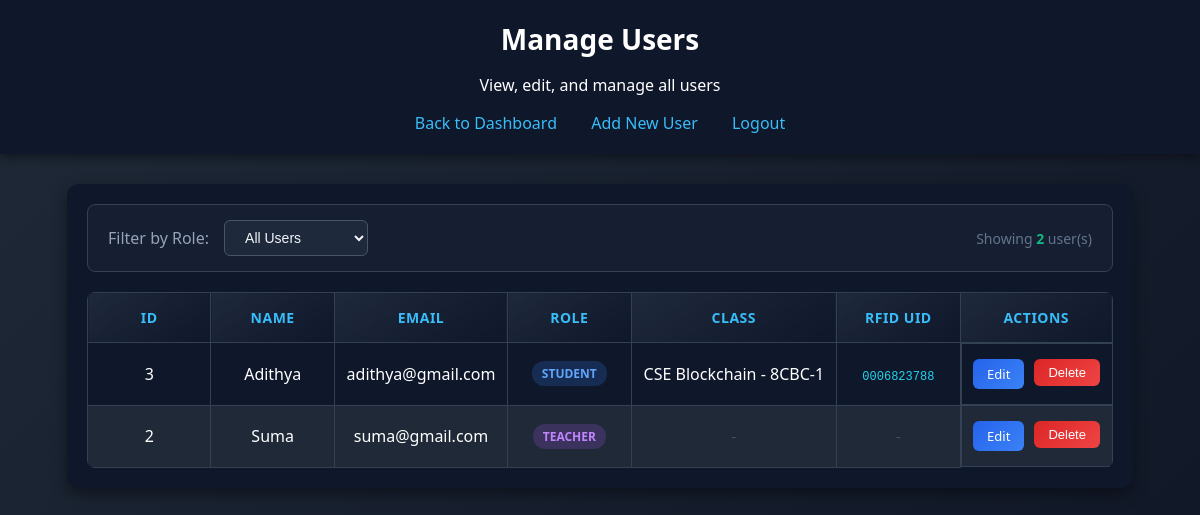
Page /admin/users (signed in) on the committed database.
### tables this page shows
CREATE TABLE users (
    id INTEGER PRIMARY KEY AUTOINCREMENT,
    name TEXT NOT NULL,
    email TEXT UNIQUE NOT NULL,
    password TEXT NOT NULL,
    role TEXT NOT NULL CHECK(role IN ('student','teacher','admin')),
    class_id INTEGER,
    rfid_uid TEXT,
    FOREIGN KEY(class_id) REFERENCES classes(id)
);

CREATE TABLE classes (
    id INTEGER PRIMARY KEY AUTOINCREMENT,
    class_name TEXT NOT NULL,
    room_no TEXT
);

### backend/app.py (the view)
@app.route("/admin/users")
def manage_users():
    if session.get("role") != "admin":
        return redirect("/login")
    role_filter = request.args.get("role", "all")
    conn = get_connection()
    cursor = conn.cursor()
    query = """
        SELECT users.id, users.name, users.email, users.role,
               classes.class_name, classes.room_no, users.rfid_uid
        FROM users
        LEFT JOIN classes ON users.class_id = classes.id
        WHERE users.role != 'admin'
    """
    params = []
    if role_filter in ["student", "teacher"]:
        query += " AND users.role = ?"
        params.append(role_filter)
    query += " ORDER BY users.role, users.name"
    users = cursor.execute(query, params).fetchall()
    conn.close()
    return render_template("admin_users.html", users=users, role_filter=role_filter)

### backend/app.py (called while the page is built)
def get_connection():
    conn = sqlite3.connect(DB_PATH)
    conn.row_factory = sqlite3.Row
    return conn

### frontend/templates/admin_users.html (shortened to what this page needs)
<!DOCTYPE html>
<html lang="en">
<head>
    <link rel="stylesheet" href="/static/style.css">
</head>
<body>
    <div class="header">
        <h1>Manage Users</h1>
        <p>View, edit, and manage all users</p>
        <nav class="nav-links">
            <a href="/admin">Back to Dashboard</a>
            <a href="/admin/add_user">Add New User</a>
            <a href="/logout">Logout</a>
        </nav>
    </div>
    <div class="dashboard-content">
        <div class="table-container">
            <div class="filter-bar">
                <label>Filter by Role:</label>
                <form method="GET" id="filterForm">
                    <select name="role" onchange="this.form.submit()">
                        <option value="all" {% if role_filter == 'all' %}selected{% endif %}>All Users</option>
                    </select>
                </form>
                <span class="user-count">
                    Showing <strong>{{ users|length }}</strong> user(s)
                </span>
            </div>
            <table class="weekly-table">
                <thead>
                    <tr>
                        <th>ID</th>
                        <th>Name</th>
                        <th>Email</th>
                        <th>Role</th>
                        <th>Class</th>
                        <th>RFID UID</th>
                        <th>Actions</th>
                    </tr>
                </thead>
                <tbody>
                    {% for u in users %}
                    <tr>
                        <td>{{ u.id }}</td>
                        <td>{{ u.name }}</td>
                        <td>{{ u.email }}</td>
                        <td>
                            <span class="role-badge role-{{ u.role }}">{{ u.role }}</span>
                        </td>
                        <td>
                            {% if u.class_name %}
                            {{ u.class_name }} - {{ u.room_no }}
                            {% else %}
                            <span class="empty-slot">-</span>
                            {% endif %}
                        </td>
                        <td>
                            {% if u.rfid_uid %}
                            <span class="rfid-uid">{{ u.rfid_uid }}</span>
                            {% else %}
                            <span class="empty-slot">-</span>
                            {% endif %}
                        </td>
                        <td class="action-cell">
                            <a href="/admin/edit_user/{{ u.id }}" class="edit-link">Edit</a>
                            <form action="/admin/delete_user/{{ u.id }}" method="POST" style="display:inline;">
                                <button type="submit" class="delete-link" onclick="return confirm('Delete {{ u.name }}?')">Delete</button>
                            </form>
                        </td>
                    </tr>
                    {% endfor %}
                </tbody>
            </table>
        </div>
    </div>
</body>
</html>

### frontend/static/style.css (style rules this page uses)
body { margin: 0; font-family: 'Segoe UI', Tahoma, sans-serif; background: linear-gradient(135deg, #1f2937, #111827); color: white; }
.header { text-align: center; padding: 20px; background: #0f172a; box-shadow: 0 4px 10px rgba(0,0,0,0.4); }
.header h1 { margin: 0; font-size: 28px; }
.table-container { width: 90%; margin: auto; background: #0f172a; padding: 20px; border-radius: 12px; box-shadow: 0 6px 15px rgba(0,0,0,0.4); }
table { width: 100%; border-collapse: collapse; }
th, td { padding: 12px; text-align: center; }
th { background: #1e293b; color: #38bdf8; }
tr:nth-child(even) { background: #1f2937; }
.nav-links { margin-top: 15px; }
.nav-links a { color: #38bdf8; text-decoration: none; margin: 0 15px; font-size: 16px; transition: color 0.2s; }
.dashboard-content { padding: 30px; }
.weekly-table { width: 100%; border-collapse: collapse; background: #0f172a; border-radius: 8px; overflow: hidden; }
.weekly-table th, .weekly-table td { border: 1px solid #334155; padding: 15px 10px; text-align: center; min-width: 100px; }
.weekly-table thead th { background: linear-gradient(145deg, #1e293b, #0f172a); color: #38bdf8; font-weight: 600; font-size: 14px; text-transform: uppercase; letter-spacing: 0.5px; }
.empty-slot { color: #475569; font-size: 14px; }
.role-badge { display: inline-block; padding: 4px 12px; border-radius: 12px; font-size: 12px; font-weight: 600; text-transform: capitalize; }
.role-student { background: rgba(16, 185, 129, 0.2); color: #4ade80; }
.role-teacher { background: rgba(59, 130, 246, 0.2); color: #60a5fa; }
.action-cell { display: flex; gap: 10px; justify-content: center; }
.edit-link { padding: 6px 14px; background: linear-gradient(135deg, #2563eb, #3b82f6); color: white; text-decoration: none; border-radius: 6px; font-size: 13px; font-weight: 500; }
.delete-link { padding: 6px 14px; background: linear-gradient(135deg, #dc2626, #ef4444); color: white; border: none; border-radius: 6px; font-size: 13px; font-weight: 500; cursor: pointer; }

### frontend/templates/admin_users.html (style rules this page uses)
.filter-bar { display: flex; align-items: center; gap: 15px; margin-bottom: 20px; padding: 15px 20px; background: rgba(30, 41, 59, 0.5); border-radius: 8px; border: 1px solid #334155; }
.filter-bar label { color: #94a3b8; font-weight: 500; }
.filter-bar select { padding: 8px 16px; border-radius: 6px; border: 1px solid #475569; background: #1e293b; color: #f1f5f9; font-size: 14px; cursor: pointer; }
.user-count { margin-left: auto; color: #64748b; font-size: 14px; }
.user-count strong { color: #10b981; }
.rfid-uid { font-family: monospace; color: #22d3ee; font-size: 12px; }
.role-badge { padding: 4px 10px; border-radius: 12px; font-size: 12px; font-weight: 600; text-transform: uppercase; }
.role-student { background: rgba(59, 130, 246, 0.2); color: #60a5fa; }
.role-teacher { background: rgba(168, 85, 247, 0.2); color: #c084fc; }

### rows in the picture
users: id "3", name "Adithya", email "adithya@gmail.com", role "STUDENT", class_name "CSE Blockchain", room_no "8CBC-1", rfid_uid "0006823788"
users: id "2", name "Suma", email "suma@gmail.com", role "TEACHER"

### other values in the picture
{{ users|length }} "2"
